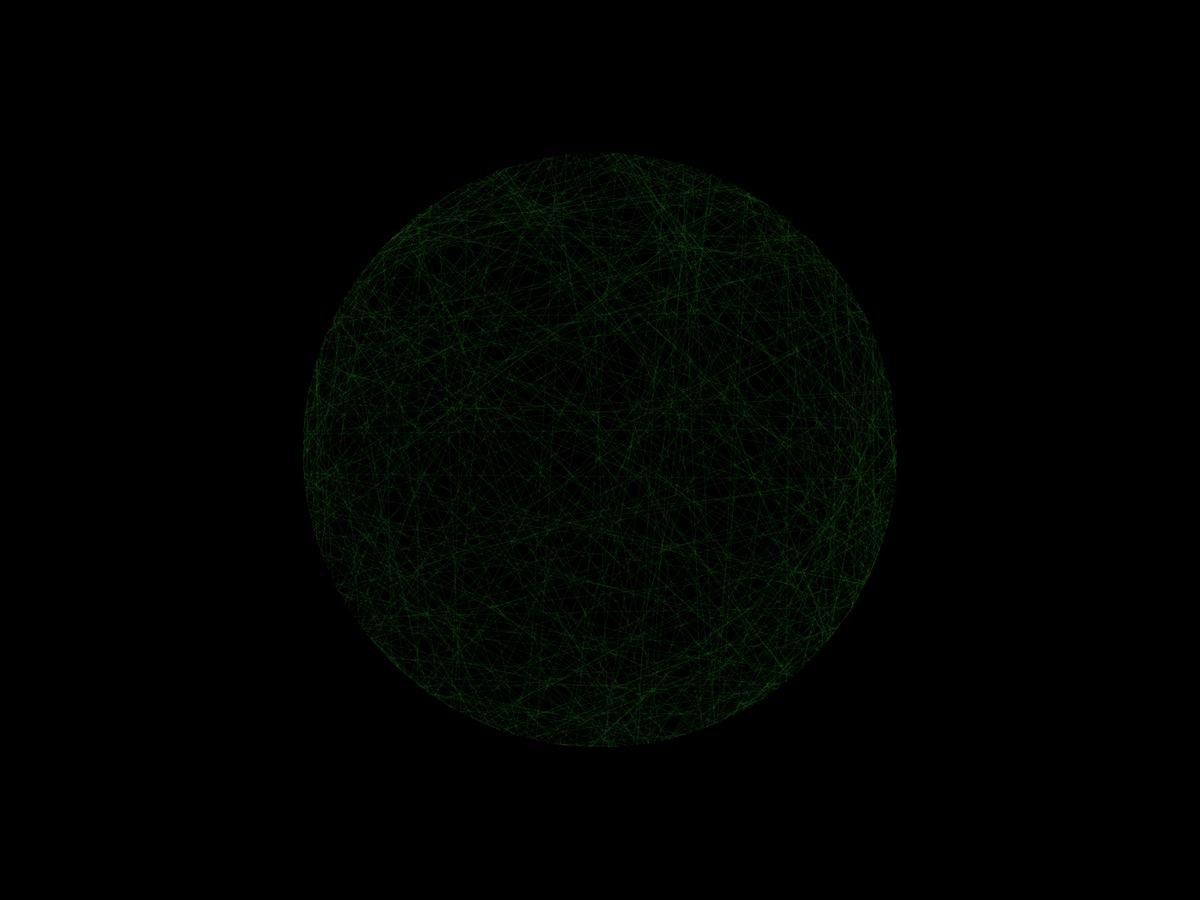
Frame 1 (no input)
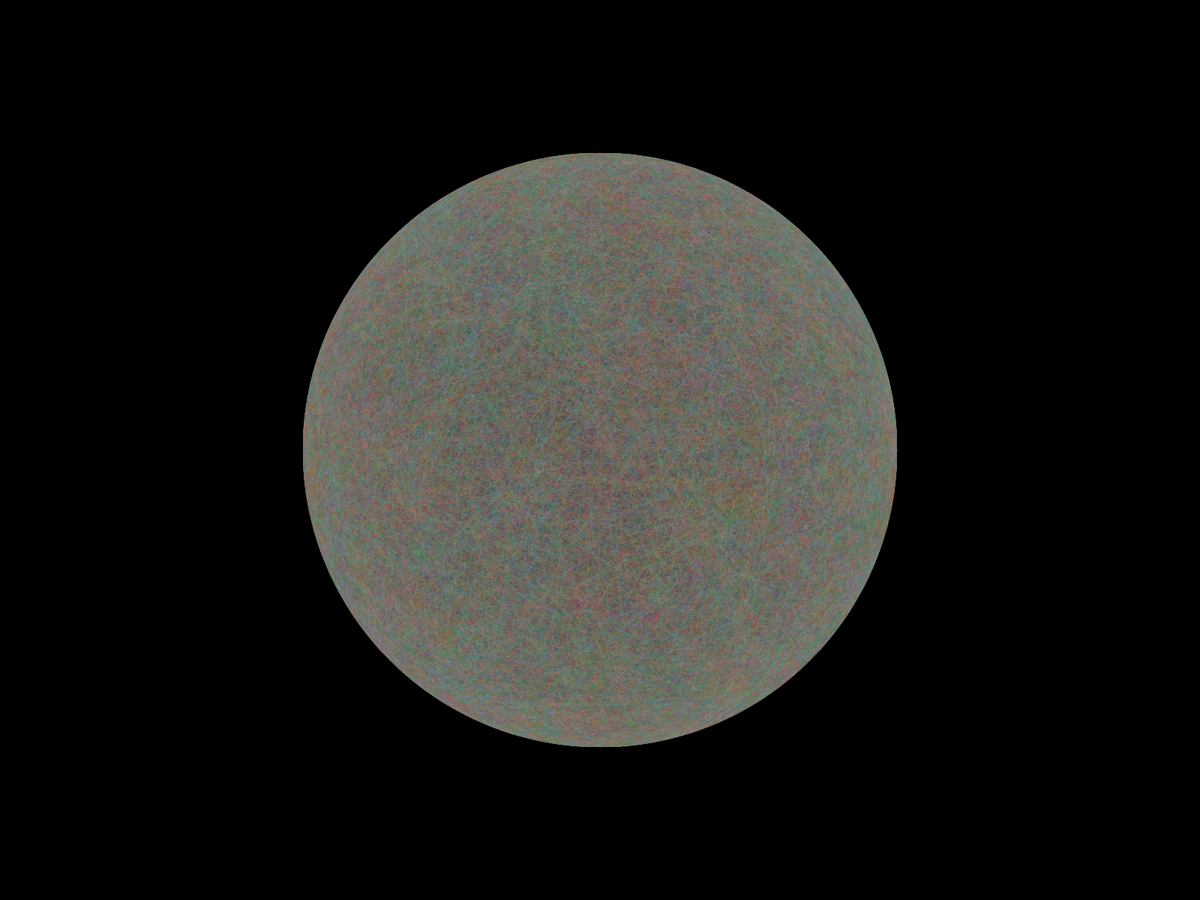
Frame 60 (the mouse pressed at the canvas centre just before this capture)
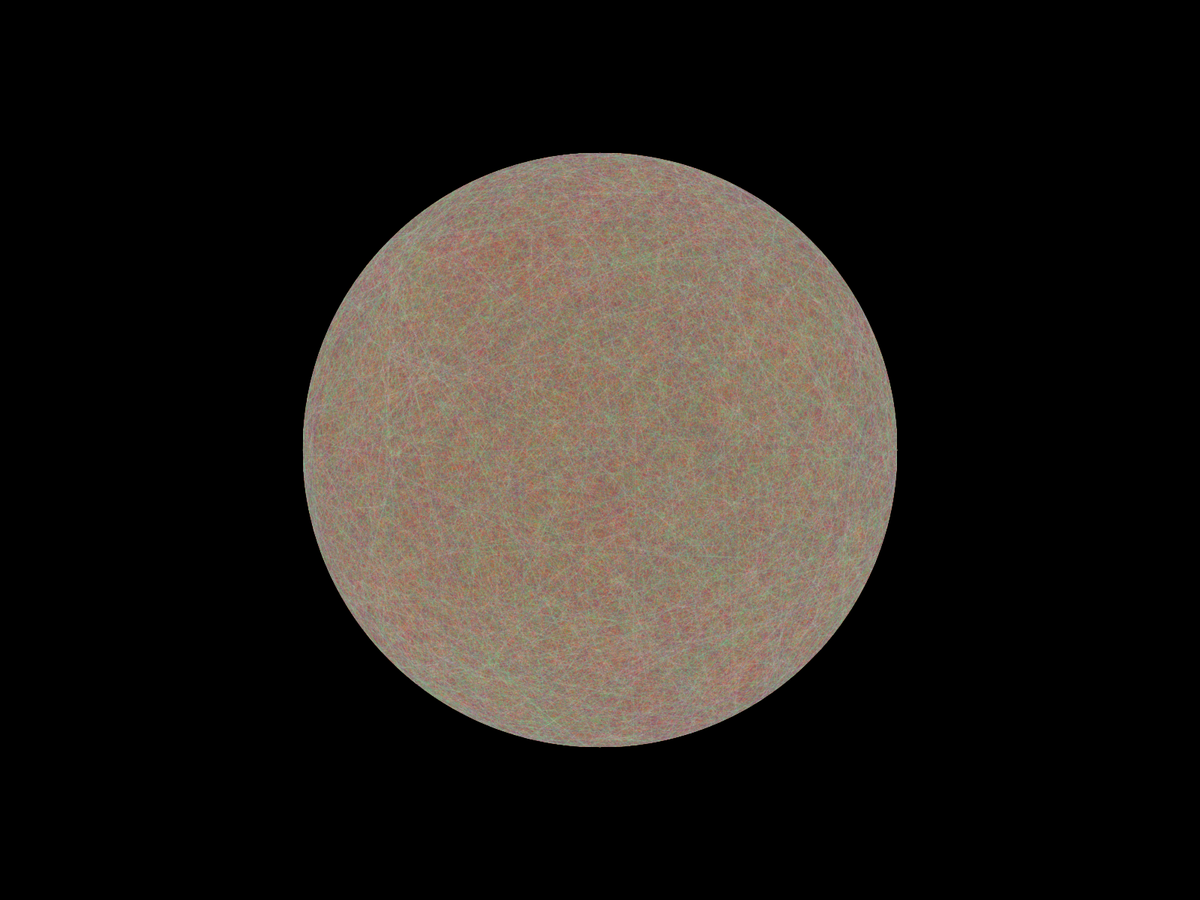
Frame 120 (the mouse held since frame 60 and released just before this capture)

The Processing sketch that drew these frames (run headless with seeded random() and noise(); from frame 60 on, the mouse is pressed at the canvas centre):

// Processing sketch: PulledCircles
// ── PulledCircles.pde
/**
 * Constants
 */

/**
 * Values
 */

private PulledCircle[] circles;

/**
 * Lifecycle
 */

void setup() {
  //size(1920, 1080);
  fullScreen();
  // fullScreen(2);
  background(0);
  noFill();
  noCursor();
    frameRate(60f);

  initCircles();
}

void draw() {
  //background(0);

  rotateCamera();

  if (random(1f) > 0.5f) {
    final color c = getRandomColor();
    stroke(c);
    fill(c);
  } else {
    //stroke(0xFF000000);
    //fill(0xF000000);
  }

  for (final PulledCircle circle : circles) {
    circle.draw_();
  }
}

/*
 Implementations
 */

private void initCircles() {
  circles = new PulledCircle[1];
  final float circleRadius = width / 8f;

  for (int i = 0; i < circles.length; i++) {
    circles[i] = new PulledCircle(circleRadius);
  }
}

private void rotateCamera() {
  translate(width / 2f, 0f);
  rotateY(frameCount / 128f);
  translate(-width / 2f, 0f);
}

//private color getRandomColor() {
//  final int brightness = (int) random(255) + 0;
//  return color(
//    brightness, 
//    brightness, 
//    brightness, 
//    0x15
//    );
//}

private color getRandomColor() {
  return color(
    (int) random(255) + 0, 
    (int) random(255) + 0, 
    (int) random(255) + 0, 
    0x15
    );
}

// ── PulledCircle.pde
class PulledCircle {

  private static final int NUM_OF_OBJECTS_PER_FRAME = 512;

  private static final float LINE_TO_CRATER_RATIO = 0.0f;

  private PVector lastCenter;

  private float radius;

  PulledCircle(final float radius_) {
    radius = radius_;
  }

  void draw_() {

    //final PVector center = new PVector(mouseX, mouseY);
    final PVector center = new PVector(width / 2f, height / 2f);

    //float distanceToLastCenter;
    //if (lastCenter == null) {
    //  distanceToLastCenter = 0f;
    //} else {
    //  distanceToLastCenter = PVector.dist(center, lastCenter);
    //  if (distanceToLastCenter < 1f) {
    //    distanceToLastCenter = 1f;
    //  }
    //}

    //lastCenter = center;

    final float adjustedRadius = height * 0.33f; //radius / (distanceToLastCenter * 0.0001f);

    for (int i = 0; i < NUM_OF_OBJECTS_PER_FRAME; i++) {
      final float startAngle = random(TWO_PI);

      if (random(1f) > LINE_TO_CRATER_RATIO) {
        
        
        final float endAngle = random(TWO_PI);
        line(
          center.x + (cos(startAngle) * adjustedRadius), 
          center.y + (sin(startAngle) * adjustedRadius), 
          center.x + (cos(endAngle) * adjustedRadius), 
          center.y + (sin(endAngle) * adjustedRadius)
          );
      } else {
        final float craterRadius = random(adjustedRadius / 2f);
        final float distanceFromCenter = random(adjustedRadius) - (craterRadius * 0.9f);

        ellipse(
          center.x + (cos(startAngle) * distanceFromCenter), 
          center.y + (sin(startAngle) * distanceFromCenter), 
          craterRadius, 
          craterRadius
          );
      }
    }
  }
}
